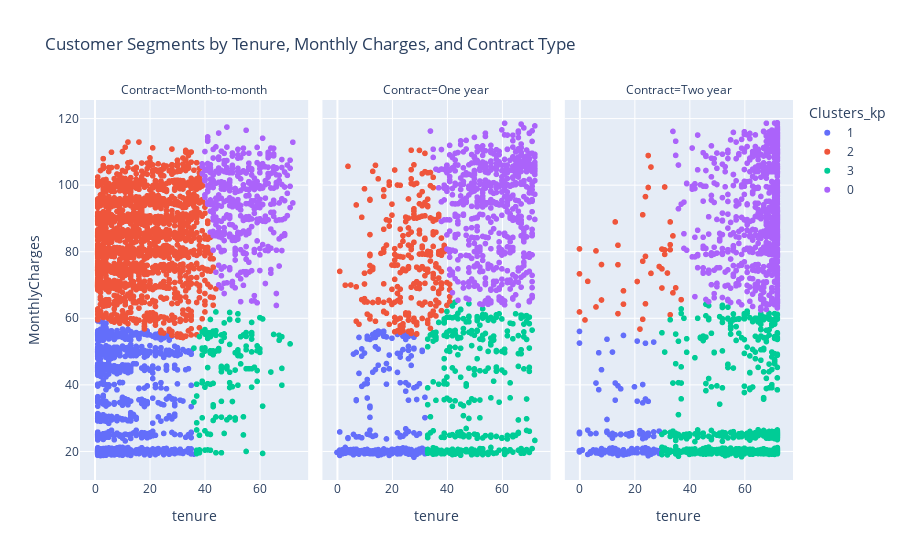

Notebook source saved alongside this figure:
### Code cell
# Scatter plot showing Clusters by Tenure, monthly Charges and Contract type
px.scatter(
    data_frame=df,
    x='tenure',
    y='MonthlyCharges',
    color='Clusters_kp',
    facet_col='Contract', 
    title='Customer Segments by Tenure, Monthly Charges, and Contract Type'
)

### Figure 1 — Plotly figure (JSON) as saved in the notebook; plotly's stock layout.template omitted (floating-point values rounded to 4 significant figures; data arrays with more than 128 entries replaced by an {"elided": "..."} marker saying what was removed)
{"data": [{"hovertemplate": "Clusters_kp=1<br>Contract=Month-to-month<br>tenure=%{x}<br>MonthlyCharges=%{y}<extra></extra>", "legendgroup": "1", "marker": {"color": "#636efa", "symbol": "circle"}, "mode": "markers", "name": "1", "showlegend": true, "type": "scattergl", "x": {"elided": "1273 int values"}, "xaxis": "x", "y": {"elided": "1273 float values"}, "yaxis": "y"}, {"hovertemplate": "Clusters_kp=1<br>Contract=One year<br>tenure=%{x}<br>MonthlyCharges=%{y}<extra></extra>", "legendgroup": "1", "marker": {"color": "#636efa", "symbol": "circle"}, "mode": "markers", "name": "1", "showlegend": false, "type": "scattergl", "x": {"elided": "297 int values"}, "xaxis": "x2", "y": {"elided": "297 float values"}, "yaxis": "y2"}, {"hovertemplate": "Clusters_kp=1<br>Contract=Two year<br>tenure=%{x}<br>MonthlyCharges=%{y}<extra></extra>", "legendgroup": "1", "marker": {"color": "#636efa", "symbol": "circle"}, "mode": "markers", "name": "1", "showlegend": false, "type": "scattergl", "x": {"elided": "160 int values"}, "xaxis": "x3", "y": {"elided": "160 float values"}, "yaxis": "y3"}, {"hovertemplate": "Clusters_kp=2<br>Contract=Month-to-month<br>tenure=%{x}<br>MonthlyCharges=%{y}<extra></extra>", "legendgroup": "2", "marker": {"color": "#EF553B", "symbol": "circle"}, "mode": "markers", "name": "2", "showlegend": true, "type": "scattergl", "x": {"elided": "2021 int values"}, "xaxis": "x", "y": {"elided": "2021 float values"}, "yaxis": "y"}, {"hovertemplate": "Clusters_kp=2<br>Contract=One year<br>tenure=%{x}<br>MonthlyCharges=%{y}<extra></extra>", "legendgroup": "2", "marker": {"color": "#EF553B", "symbol": "circle"}, "mode": "markers", "name": "2", "showlegend": false, "type": "scattergl", "x": {"elided": "259 int values"}, "xaxis": "x2", "y": {"elided": "259 float values"}, "yaxis": "y2"}, {"hovertemplate": "Clusters_kp=2<br>Contract=Two year<br>tenure=%{x}<br>MonthlyCharges=%{y}<extra></extra>", "legendgroup": "2", "marker": {"color": "#EF553B", "symbol": "circle"}, "mode": "markers", "name": "2", "showlegend": false, "type": "scattergl", "x": [31, 33, 16, 14, 29, 30, 31, 34, 33, 0, 22, 13, 35, 31, 30, 30, 23, 34, 25, 25, 6, 2, 24, 23, 26, 26, 24, 33, 14, 16, 23, 37, 32, 14, 6, 33, 21, 0, 8, 0, 3, 8, 24], "xaxis": "x3", "y": [79.2, 88.95, 64.25, 81.95, 75.55, 80.8, 99.45, 67.65, 80.6, 80.85, 56.75, 88.95, 69.15, 80.55, 69.1, 74.85, 59.7, 84.75, 99.3, 108.9, 63.4, 59.5, 96.55, 77.15, 105.5, 73.5, 78.6, 82.1, 76.1, 68.25, 91.1, 65.6, 73.6, 61.4, 80.25, 61.05, 71.05, 73.35, 76.15, 61.9, 71.1, 65.5, 64.35], "yaxis": "y3"}, {"hovertemplate": "Clusters_kp=3<br>Contract=Month-to-month<br>tenure=%{x}<br>MonthlyCharges=%{y}<extra></extra>", "legendgroup": "3", "marker": {"color": "#00cc96", "symbol": "circle"}, "mode": "markers", "name": "3", "showlegend": true, "type": "scattergl", "x": {"elided": "140 int values"}, "xaxis": "x", "y": {"elided": "140 float values"}, "yaxis": "y"}, {"hovertemplate": "Clusters_kp=3<br>Contract=One year<br>tenure=%{x}<br>MonthlyCharges=%{y}<extra></extra>", "legendgroup": "3", "marker": {"color": "#00cc96", "symbol": "circle"}, "mode": "markers", "name": "3", "showlegend": false, "type": "scattergl", "x": {"elided": "327 int values"}, "xaxis": "x2", "y": {"elided": "327 float values"}, "yaxis": "y2"}, {"hovertemplate": "Clusters_kp=3<br>Contract=Two year<br>tenure=%{x}<br>MonthlyCharges=%{y}<extra></extra>", "legendgroup": "3", "marker": {"color": "#00cc96", "symbol": "circle"}, "mode": "markers", "name": "3", "showlegend": false, "type": "scattergl", "x": {"elided": "668 int values"}, "xaxis": "x3", "y": {"elided": "668 float values"}, "yaxis": "y3"}, {"hovertemplate": "Clusters_kp=0<br>Contract=Month-to-month<br>tenure=%{x}<br>MonthlyCharges=%{y}<extra></extra>", "legendgroup": "0", "marker": {"color": "#ab63fa", "symbol": "circle"}, "mode": "markers", "name": "0", "showlegend": true, "type": "scattergl", "x": {"elided": "419 int values"}, "xaxis": "x", "y": {"elided": "419 float values"}, "yaxis": "y"}, {"hovertemplate": "Clusters_kp=0<br>Contract=One year<br>tenure=%{x}<br>MonthlyCharges=%{y}<extra></extra>", "legendgroup": "0", "marker": {"color": "#ab63fa", "symbol": "circle"}, "mode": "markers", "name": "0", "showlegend": false, "type": "scattergl", "x": {"elided": "590 int values"}, "xaxis": "x2", "y": {"elided": "590 float values"}, "yaxis": "y2"}, {"hovertemplate": "Clusters_kp=0<br>Contract=Two year<br>tenure=%{x}<br>MonthlyCharges=%{y}<extra></extra>", "legendgroup": "0", "marker": {"color": "#ab63fa", "symbol": "circle"}, "mode": "markers", "name": "0", "showlegend": false, "type": "scattergl", "x": {"elided": "824 int values"}, "xaxis": "x3", "y": {"elided": "824 float values"}, "yaxis": "y3"}], "layout": {"annotations": [{"font": {}, "showarrow": false, "text": "Contract=Month-to-month", "x": 0.16, "xanchor": "center", "xref": "paper", "y": 1, "yanchor": "bottom", "yref": "paper"}, {"font": {}, "showarrow": false, "text": "Contract=One year", "x": 0.5, "xanchor": "center", "xref": "paper", "y": 1, "yanchor": "bottom", "yref": "paper"}, {"font": {}, "showarrow": false, "text": "Contract=Two year", "x": 0.84, "xanchor": "center", "xref": "paper", "y": 1, "yanchor": "bottom", "yref": "paper"}], "autosize": true, "legend": {"title": {"text": "Clusters_kp"}, "tracegroupgap": 0}, "title": {"text": "Customer Segments by Tenure, Monthly Charges, and Contract Type"}, "xaxis": {"anchor": "y", "autorange": true, "domain": [0, 0.32], "range": [-5.184, 77.18], "title": {"text": "tenure"}, "type": "linear"}, "xaxis2": {"anchor": "y2", "autorange": true, "domain": [0.34, 0.66], "matches": "x", "range": [-5.184, 77.18], "title": {"text": "tenure"}, "type": "linear"}, "xaxis3": {"anchor": "y3", "autorange": true, "domain": [0.68, 1.0], "matches": "x", "range": [-5.184, 77.18], "title": {"text": "tenure"}, "type": "linear"}, "yaxis": {"anchor": "x", "autorange": true, "domain": [0, 1], "range": [9.956, 127.0], "title": {"text": "MonthlyCharges"}, "type": "linear"}, "yaxis2": {"anchor": "x2", "autorange": true, "domain": [0, 1], "matches": "y", "range": [9.956, 127.0], "showticklabels": false, "type": "linear"}, "yaxis3": {"anchor": "x3", "autorange": true, "domain": [0, 1], "matches": "y", "range": [9.956, 127.0], "showticklabels": false, "type": "linear"}}}
